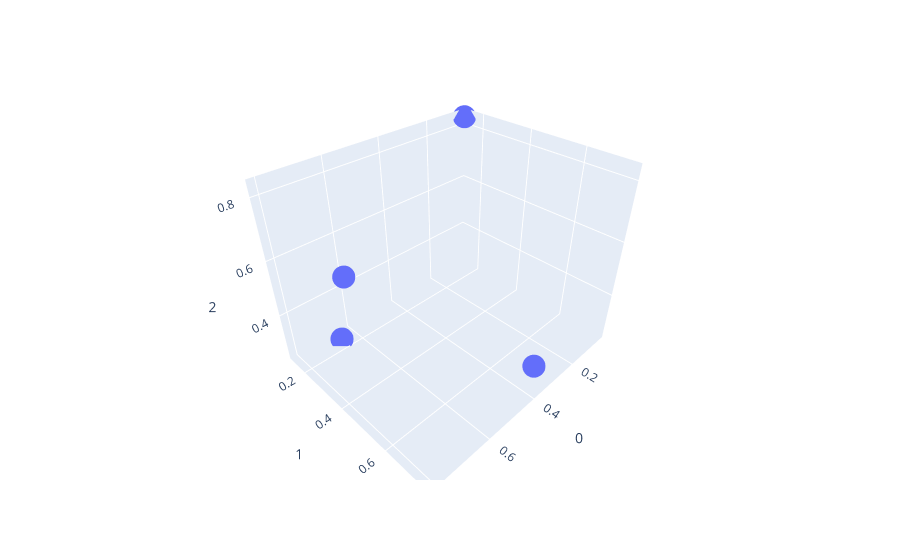

The code cell stored with this chart in its notebook:
### Code cell
import plotly.express as px
import pandas as pd

print()

fig = px.scatter_3d(pd.DataFrame(t.numpy()), x = 0, y = 1, z = 2)

fig.show()

### Figure 1 — Plotly figure (JSON) as saved in the notebook; plotly's stock layout.template omitted (floating-point values rounded to 4 significant figures)
{"data": [{"hovertemplate": "0=%{x}<br>1=%{y}<br>2=%{z}<extra></extra>", "legendgroup": "", "marker": {"color": "#636efa", "symbol": "circle"}, "mode": "markers", "name": "", "scene": "scene", "showlegend": false, "type": "scatter3d", "x": [0.3951, 0.6633, 0.8015, 0.04432], "y": [0.7537, 0.1709, 0.4766, 0.1319], "z": [0.3395, 0.2377, 0.7221, 0.8322]}], "layout": {"legend": {"tracegroupgap": 0}, "margin": {"t": 60}, "scene": {"domain": {"x": [0, 1], "y": [0, 1]}, "xaxis": {"title": {"text": "0"}}, "yaxis": {"title": {"text": "1"}}, "zaxis": {"title": {"text": "2"}}}}}
